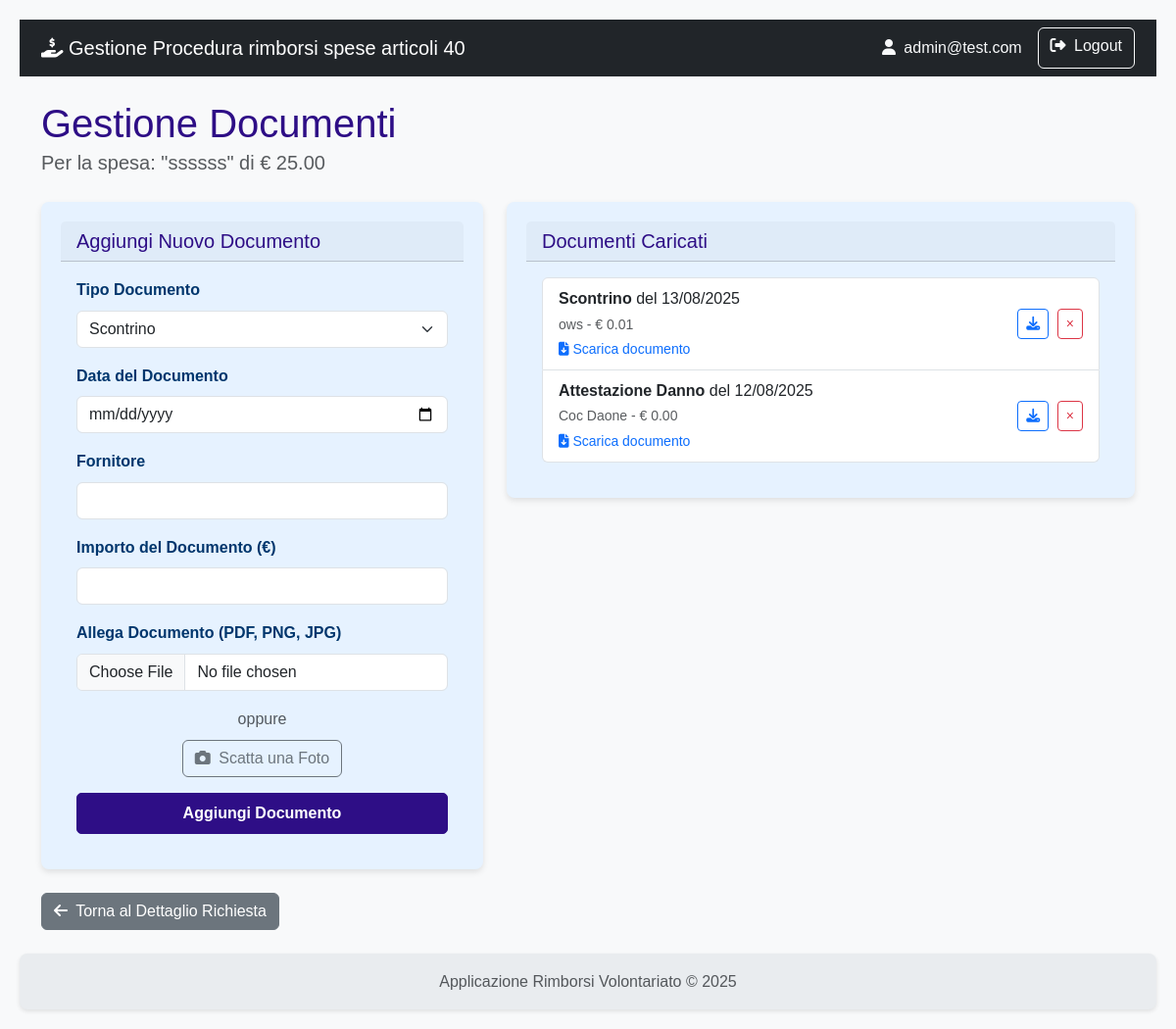
Screenshot of /richiesta/spese/14/documenti (signed in) with the database file from the repository.
### rimborsi/models.py (models this page shows)
class User(db.Model, UserMixin):
    id = db.Column(db.Integer, primary_key=True)
    username = db.Column(db.String(80), nullable=False)
    email = db.Column(db.String(120), nullable=False)
    password_hash = db.Column(db.String(120), nullable=False)
    role = db.Column(db.String(20), nullable=False)
    organizzazioni = db.relationship('Organizzazione', secondary=associazione_utente_organizzazione, back_populates='utenti_compilatori')
    __table_args__ = (
        db.UniqueConstraint('username', name='uq_user_username'),
        db.UniqueConstraint('email', name='uq_user_email'),
    )

class Spesa(db.Model):
    id = db.Column(db.Integer, primary_key=True)
    data_spesa = db.Column(db.Date, nullable=False)
    categoria = db.Column(db.String(1), nullable=False)
    descrizione_spesa = db.Column(db.String(250))
    importo_richiesto = db.Column(db.Float, nullable=False)
    importo_approvato = db.Column(db.Float)
    note_istruttoria = db.Column(db.Text)
    richiesta_id = db.Column(db.Integer, db.ForeignKey('richiesta.id'), nullable=False)
    documenti = db.relationship('DocumentoSpesa', backref='spesa', lazy=True, cascade="all, delete-orphan")
    impiego_id = db.Column(db.Integer, db.ForeignKey('impiego_mezzo_attrezzatura.id'), nullable=True)

class DocumentoSpesa(db.Model):
    id = db.Column(db.Integer, primary_key=True)
    data_documento = db.Column(db.Date, nullable=False)
    fornitore = db.Column(db.String(150))
    importo_documento = db.Column(db.Float, nullable=False)
    tipo_documento = db.Column(db.String(50))
    verificato = db.Column(db.Boolean, default=False)
    note_istruttoria = db.Column(db.Text, nullable=True)
    spesa_id = db.Column(db.Integer, db.ForeignKey('spesa.id'), nullable=False)
    nome_file = db.Column(db.String(255), nullable=True) # Campo per il nome del file salvato
    def get_tipo_documento_display(self):
        tipo = {
            'A': 'Scontrino',
            'B': 'Fattura',
            'C': 'Autorizzazione',
            'D': 'Attestazione Danno'
        }
        return tipo.get(self.tipo_documento, self.tipo_documento)

### rimborsi/richiesta/routes.py (the view)
@richiesta_bp.route('/spese/<int:spesa_id>/documenti', methods=['GET'])
@login_required
def lista_documenti(spesa_id):
    spesa = Spesa.query.get_or_404(spesa_id)
    richiesta = spesa.richiesta  # Accedi alla richiesta associata a questa spesa
    form = DocumentoSpesaForm() # Form per aggiungere nuovi documenti
    return render_template('richiesta/lista_documenti.html', spesa=spesa, form=form, richiesta=richiesta)

### rimborsi/richiesta/forms.py (shortened to what this page needs)
class DocumentoSpesaForm(FlaskForm):
    tipo_documento = SelectField('Tipo Documento', choices=[
        ('A', 'Scontrino'),
        ('B', 'Fattura'),
        ('C', 'Autorizzazione'),
        ('D', 'Attestazione Danno')
    ], validators=[DataRequired()])
    data_documento = DateField('Data del Documento', format='%Y-%m-%d', validators=[DataRequired()])
    fornitore = StringField('Fornitore', validators=[Optional(), Length(max=150)])
    importo_documento = FloatField('Importo del Documento (€)', validators=[Optional()])
    allegato = FileField('Allega Documento (PDF, PNG, JPG)', validators=[
        FileAllowed(['pdf', 'png', 'jpg', 'jpeg'], 'Sono ammessi solo file PDF, PNG e JPG!')
    ])
    submit = SubmitField('Aggiungi Documento')

### rimborsi/templates/richiesta/lista_documenti.html (shortened to what this page needs)
{% extends 'base.html' %}
{% block content %}
    <div class="mb-4">
        <h1 class="mb-0">Gestione Documenti</h1>
        <p class="lead text-muted">Per la spesa: "{{ spesa.descrizione_spesa }}" di € {{ "%.2f"|format(spesa.importo_richiesto) }}</p>
    </div>
    <div class="row g-4">
        {% include 'partials/_form_aggiungi_documento.html' %}
        {% include 'partials/_lista_documenti_caricati.html' %}
    </div>
    <div class="mt-4">
    <a href="{{ url_for('richiesta.dettaglio_richiesta', richiesta_id=spesa.richiesta_id) }}" class="btn btn-secondary">
        <i class="fas fa-arrow-left me-1"></i> Torna al Dettaglio Richiesta
    </a>
    </div>
{% endblock %}

### rimborsi/templates/base.html (shortened to what this page needs)
<!doctype html>
<html lang="it" class="h-100">
<head>
    <link href="https://cdn.jsdelivr.net/npm/bootstrap@5.3.3/dist/css/bootstrap.min.css" rel="stylesheet" xintegrity="sha384-QWTKZyjpPEjISv5WaRU9OFeRpok6YctnYmDr5pNlyT2bRjXh0JMhjY6hW+ALEwIH">
    <link rel="stylesheet" href="https://cdnjs.cloudflare.com/ajax/libs/font-awesome/6.5.2/css/all.min.css" xintegrity="sha512-SnH5WK+bZxgPHs44uWIX+LLJAJ9/2PkPKZ5QiAj6Ta86w+fsb2TkcmfRyVX3pBnMFcV7oQPJkl9QevSCWr3W6A==" />
    <link rel="stylesheet" href="{{ url_for('static', filename='css/styles.css') }}">
</head>
<body>
    <nav class="navbar navbar-expand-lg navbar-dark bg-dark">
        <div class="container">
            <a class="navbar-brand" href="{{ url_for('auth.index') }}">
                <i class="fas fa-hand-holding-dollar"></i>
                Gestione Procedura rimborsi spese articoli 40
            </a>
            <div class="collapse navbar-collapse" id="navbarNav">
                <div class="d-flex ms-auto">
                    {% if current_user.is_authenticated %}
                        <span class="navbar-text me-3 text-light">
                            <i class="fas fa-user me-1"></i> {{ current_user.email }}
                        </span>
                        <a href="{{ url_for('auth.logout') }}" class="btn btn-outline-light">
                            <i class="fas fa-sign-out-alt me-1"></i> Logout
                        </a>
                    {% else %}
                        <a href="{{ url_for('auth.registrati') }}" class="btn btn-outline-light me-2">Registrati</a>
                        <a href="{{ url_for('auth.login') }}" class="btn btn-outline-light">Login</a>
                    {% endif %}
                </div>
            </div>
        </div>
    </nav>
    <main class="container my-4">
        {% block content %}{% endblock %}
    </main>
    <footer class="footer mt-auto py-3">
        <div class="container text-center">
            <span class="text-muted">Applicazione Rimborsi Volontariato &copy; 2025</span>
        </div>
    </footer>
</body>
</html>

### rimborsi/templates/partials/_lista_documenti_caricati.html
<div class="col-md-7">
    <div class="card shadow-sm">
        <div class="card-header"><h5 class="mb-0">Documenti Caricati</h5></div>
        <div class="card-body">
            <ul class="list-group">
                {% for doc in spesa.documenti %}
                <li class="list-group-item d-flex justify-content-between align-items-center">
                    <div>
                        <strong>{{ doc.get_tipo_documento_display() }}</strong> del {{ doc.data_documento.strftime('%d/%m/%Y') }}
                        <br>
                        <small class="text-muted">{{ doc.fornitore or 'N/D' }} - &euro; {{ "%.2f"|format(doc.importo_documento) if doc.importo_documento is not none else 'N/A' }}</small>
                        {% if doc.nome_file %}
                        <br>
                        <small>
                            <a href="{{ url_for('richiesta.download_documento', documento_id=doc.id) }}" class="text-primary">
                                <i class="fas fa-file-download me-1"></i>Scarica documento
                            </a>
                        </small>
                        {% endif %}
                    </div>
                    <div>
                        {% if doc.nome_file %}
                        <a href="{{ url_for('richiesta.download_documento', documento_id=doc.id) }}" class="btn btn-sm btn-outline-primary me-1" title="Scarica">
                            <i class="fas fa-download"></i>
                        </a>
                        {% endif %}
                        <form action="{{ url_for('richiesta.cancella_documento', documento_id=doc.id) }}" method="POST" class="d-inline">
                            <button type="submit" class="btn btn-sm btn-outline-danger"
                                    onclick="return confirm('Sei sicuro?');"
                                    {% if richiesta.stato != 'A' %}disabled title="Non puoi cancellare documenti quando la richiesta non è in bozza"{% endif %}>&times;</button>
                        </form>
                    </div>
                </li>
                {% else %}
                <li class="list-group-item text-center text-muted">Nessun documento inserito per questa spesa.</li>
                {% endfor %}
            </ul>
        </div>
    </div>
</div>

### rimborsi/static/css/styles.css (style rules this page uses)
:root { --color-primary: #2e0e86; --color-primary-hover: #142fca; --color-text-light: #ffffff; --color-card-bg: #e6f2ff; --color-card-text: #00366d; --color-bg: #f4f4f4; --color-text-dark: #333; --color-link: #0055a4; --border-radius: 8px; --box-shadow: 0 2px 4px rgba(0, 0, 0, 0.1); --box-shadow-card: 0 3px 6px rgba(0, 0, 0, 0.1); --transition-standard: all 0.3s ease; }
body { font-family: Arial, sans-serif; background-color: var(--color-bg); color: var(--color-text-dark); margin: 0; padding: 20px; line-height: 1.6; }
h1, h2, h3, h4, h5, h6 { color: var(--color-primary); margin-top: 0; }
a { color: var(--color-link); text-decoration: none; }
.btn-primary { background-color: var(--color-primary) !important; border-color: var(--color-primary) !important; color: var(--color-text-light) !important; font-weight: bold !important; text-decoration: none !important; display: inline-flex !important; align-items: center !important; justify-content: center !important; padding: 0.5rem 1rem !important; border-radius: 5px !important; transition: var(--transition-standard) !important; cursor: pointer; }
.card { flex: 1; background-color: var(--color-card-bg); color: var(--color-card-text); border-radius: var(--border-radius); padding: 20px; box-shadow: var(--box-shadow-card); transition: transform 0.2s ease-in-out; border: none; }
.card-body i { transition: var(--transition-standard); }
.shadow-sm { box-shadow: var(--box-shadow-card) !important; }
.text-center { text-align: center; }
.footer { display: flex; justify-content: left; gap: 20px; background-color: var(--color-primary); padding: 15px 20px; border-radius: var(--border-radius); margin-top: 20px; box-shadow: var(--box-shadow); }

### rimborsi/templates/base.html (style rules this page uses)
body { display: flex; flex-direction: column; min-height: 100vh; background-color: #f8f9fa; }
main { flex: 1; }
.footer { background-color: #e9ecef; }

### rows the page displays
User: email "admin@test.com"
Spesa: descrizione_spesa "ssssss", importo_richiesto "25.00"
DocumentoSpesa: tipo_documento "Scontrino", data_documento "13/08/2025", fornitore "ows", importo_documento "0.01"
DocumentoSpesa: tipo_documento "Attestazione Danno", data_documento "12/08/2025", fornitore "Coc Daone", importo_documento "0.00"
